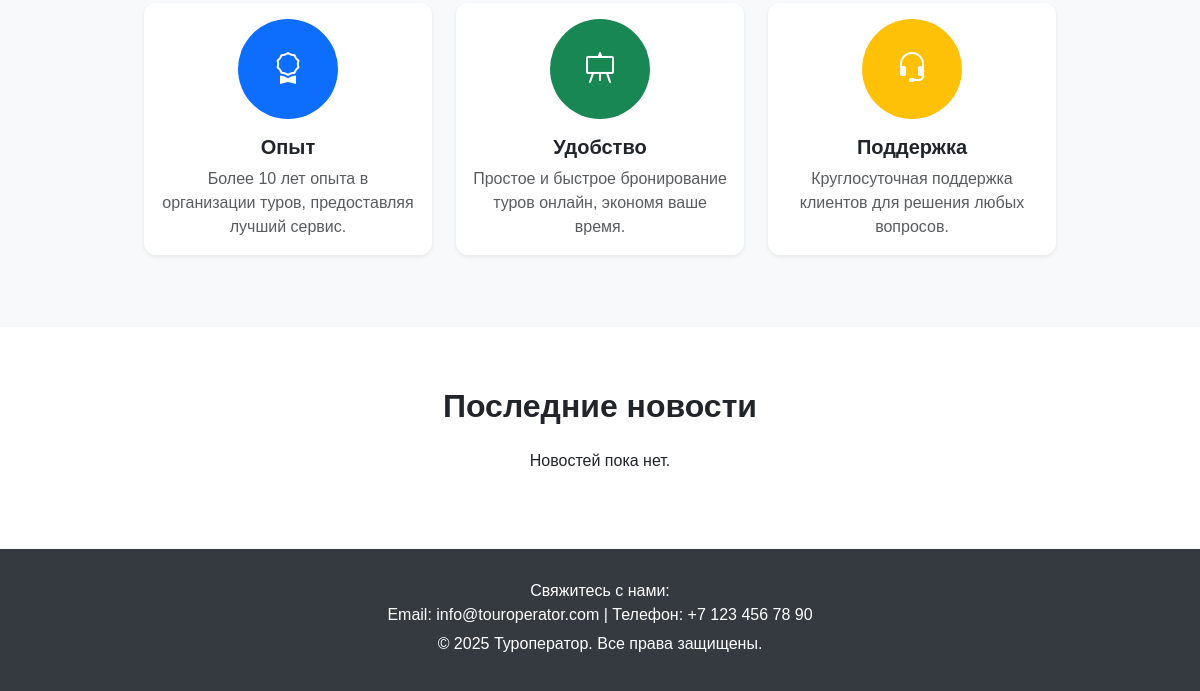
The app's page / (lower part), older data.
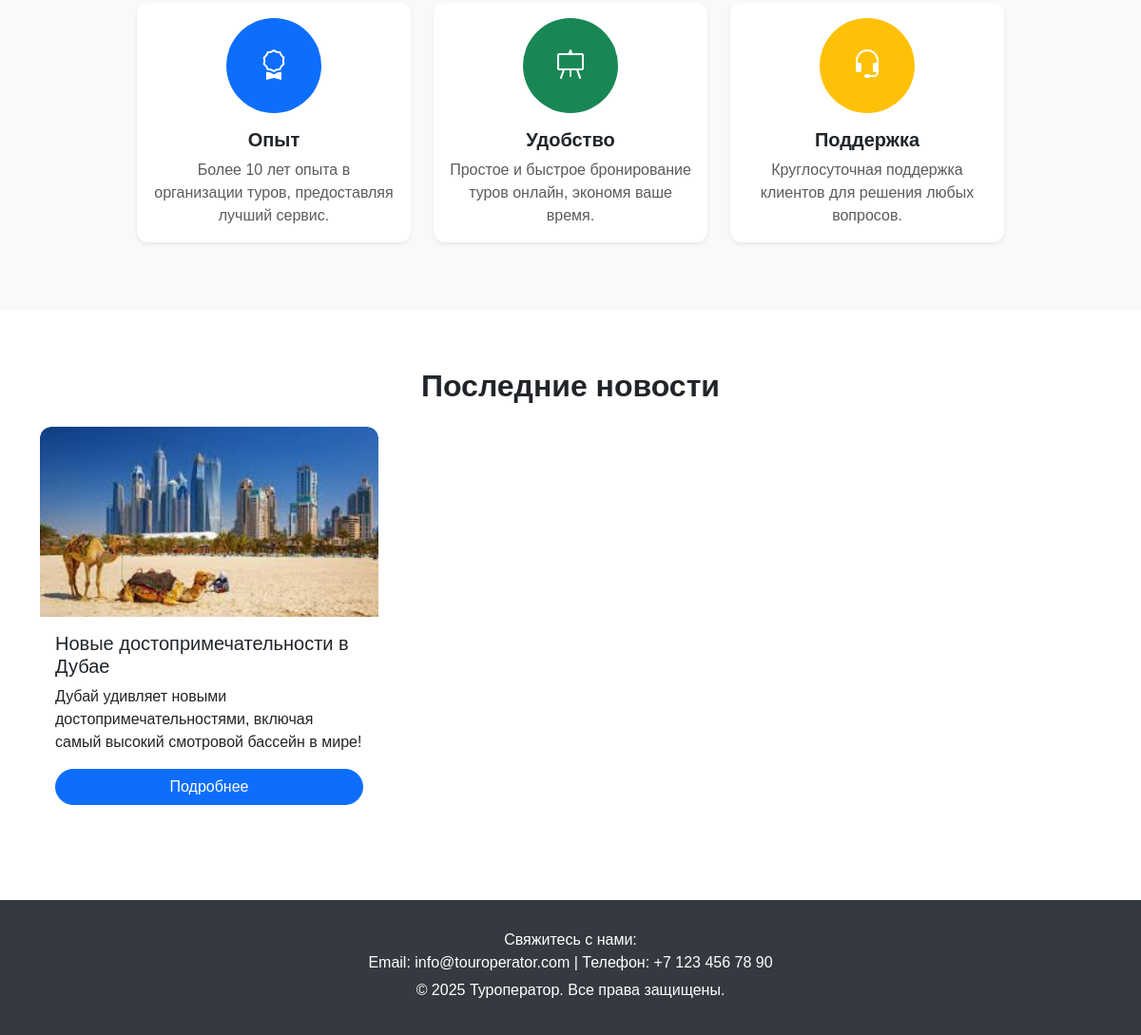
The same page, newer data.
### tours/models.py (models this page shows, shortened)
class News(models.Model):
    title = models.CharField(max_length=200)
    description = models.TextField()
    content = models.TextField()
    image = models.ImageField(upload_to="news_images/")
    created_at = models.DateTimeField(auto_now_add=True)

### tours/views.py (the view)
# urls.py: 2. Add a URL to urlpatterns:  path('', views.home, name='home')
def home(request):
    news = News.objects.all().order_by("-created_at")[:3]
    return render(request, "home.html", {"news": news})

### tours/templates/home.html (shortened to what this page needs)
{% load static %}
<!DOCTYPE html>
<html lang="ru">
<head>
    <link rel="stylesheet" href="https://cdn.jsdelivr.net/npm/bootstrap@5.3.0/dist/css/bootstrap.min.css">
    <link rel="stylesheet" href="https://cdn.jsdelivr.net/npm/bootstrap-icons/font/bootstrap-icons.css">
    <link rel="stylesheet" href="{% static 'css/animations.css' %}">
</head>
<body>
    <section class="container my-5 text-center">
    <div class="row justify-content-center">
        <div class="col-auto mb-4">
            <div class="card border-0 shadow-sm" style="width: 18rem;">
                <div class="card-body">
                    <div class="rounded-circle bg-primary text-white d-inline-flex justify-content-center align-items-center mb-3"
                         style="width: 100px; height: 100px; font-size: 2rem;">
                        <i class="bi bi-award"></i>
                    </div>
                    <h5 class="card-title fw-bold">Опыт</h5>
                    <p class="card-text text-muted">
                        Более 10 лет опыта в организации туров, предоставляя лучший сервис.
                    </p>
                </div>
            </div>
        </div>
        <div class="col-auto mb-4">
            <div class="card border-0 shadow-sm" style="width: 18rem;">
                <div class="card-body">
                    <div class="rounded-circle bg-success text-white d-inline-flex justify-content-center align-items-center mb-3"
                         style="width: 100px; height: 100px; font-size: 2rem;">
                        <i class="bi bi-easel"></i>
                    </div>
                    <h5 class="card-title fw-bold">Удобство</h5>
                    <p class="card-text text-muted">
                        Простое и быстрое бронирование туров онлайн, экономя ваше время.
                    </p>
                </div>
            </div>
        </div>
        <div class="col-auto mb-4">
            <div class="card border-0 shadow-sm" style="width: 18rem;">
                <div class="card-body">
                    <div class="rounded-circle bg-warning text-white d-inline-flex justify-content-center align-items-center mb-3"
                         style="width: 100px; height: 100px; font-size: 2rem;">
                        <i class="bi bi-headset"></i>
                    </div>
                    <h5 class="card-title fw-bold">Поддержка</h5>
                    <p class="card-text text-muted">
                        Круглосуточная поддержка клиентов для решения любых вопросов.
                    </p>
                </div>
            </div>
        </div>
    </div>
</section>
    <section id="latest-news">
        <div class="container">
            <h2 class="text-center fw-bold mb-4">Последние новости</h2>
            <div class="row">
                {% for news_item in news %}
                <div class="col-md-4 mb-4">
                    <div class="card news-card h-100">
                        <img src="{{ news_item.image.url }}" class="card-img-top" alt="{{ news_item.title }}">
                        <div class="card-body d-flex flex-column">
                            <h5 class="card-title">{{ news_item.title }}</h5>
                            <p class="card-text">{{ news_item.description }}</p>
                            <a href="{% url 'news_detail' news_item.id %}"
                               class="btn btn-primary mt-auto">Подробнее</a>
                        </div>
                    </div>
                </div>
                {% empty %}
                <p class="text-center">Новостей пока нет.</p>
                {% endfor %}
            </div>
        </div>
    </section>
    <footer>
        <div class="container text-center">
            <p class="mb-0">Свяжитесь с нами:</p>
            <p>Email: info@touroperator.com | Телефон: +7 123 456 78 90</p>
            <p>&copy; 2025 Туроператор. Все права защищены.</p>
        </div>
    </footer>
</body>
</html>

### tours/templates/home.html (style rules this page uses)
body { font-family: 'Arial', sans-serif; background-color: #f8f9fa; }
.card { border: none; border-radius: 12px; transition: transform 0.3s ease, box-shadow 0.3s ease; }
section#latest-news { padding: 60px 0; background-color: #fff; }
.news-card { border-radius: 12px; overflow: hidden; border: none; transition: transform 0.3s ease, box-shadow 0.3s ease; }
.news-card img { object-fit: cover; height: 200px; border-top-left-radius: 12px; border-top-right-radius: 12px; }
.news-card .btn { border-radius: 25px; }
footer { background-color: #343a40; color: #fff; padding: 30px 0; }
footer p { margin-bottom: 0.3rem; }

Row changes from the older to the newer data that the page shows:
added News: image (picture), title "Новые достопримечательности в Дубае", description "Дубай удивляет новыми достопримечательностями, включая самый высокий смотровой бассейн в мире!"
Text that changed along with them:
text no longer shown: "Новостей пока нет."
